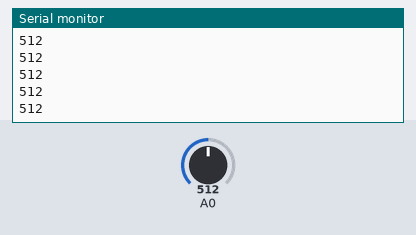
Simulated run of this sketch. Board: Arduino Uno, built with avr-gcc and run on an emulated ATmega328P. Shown: the last lines printed to the serial monitor. The test bench sets the inputs (shaded band); at power-on: A0 = 512.

Above: at 1.2 s.
1.3 s: A0 set to 716
At 1.32 s:
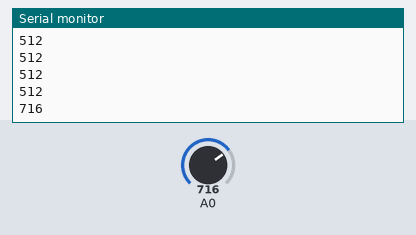
2.8 s: A0 set to 900
At 2.83 s:
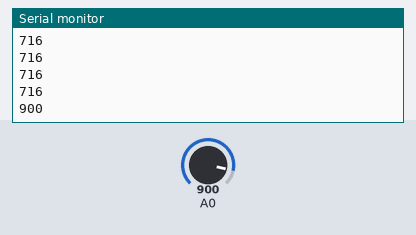
Timing chart, 0 to 5.8 s (numbered marks = the images above; inputs shaded):
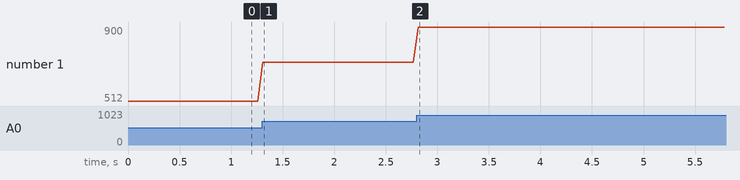

Measured:
- after the input at 1.3 s, the serial monitor: prints a new line at once (image 1)
- after the input at 2.8 s, the serial monitor: prints a new line at once (image 2)
- plotted number 1: 512 → 716 after the input at 1.3 s, 716 → 900 after the input at 2.8 s

The sketch:

arduino_sample_signal.ino
```cpp
int value = 0;

void setup() {
  Serial.begin(9600);


}

void loop() {
  value = analogRead(A0); // Loeme analoogsignaali väärtuse pordist A0
  Serial.println(value); // Saadame loetud väärtuse üle Serial ühenduse arvutisse
  delay(50); // Ootame 50 ms, et saavutada 20 Hz mõõtmise sagedus

}
```
